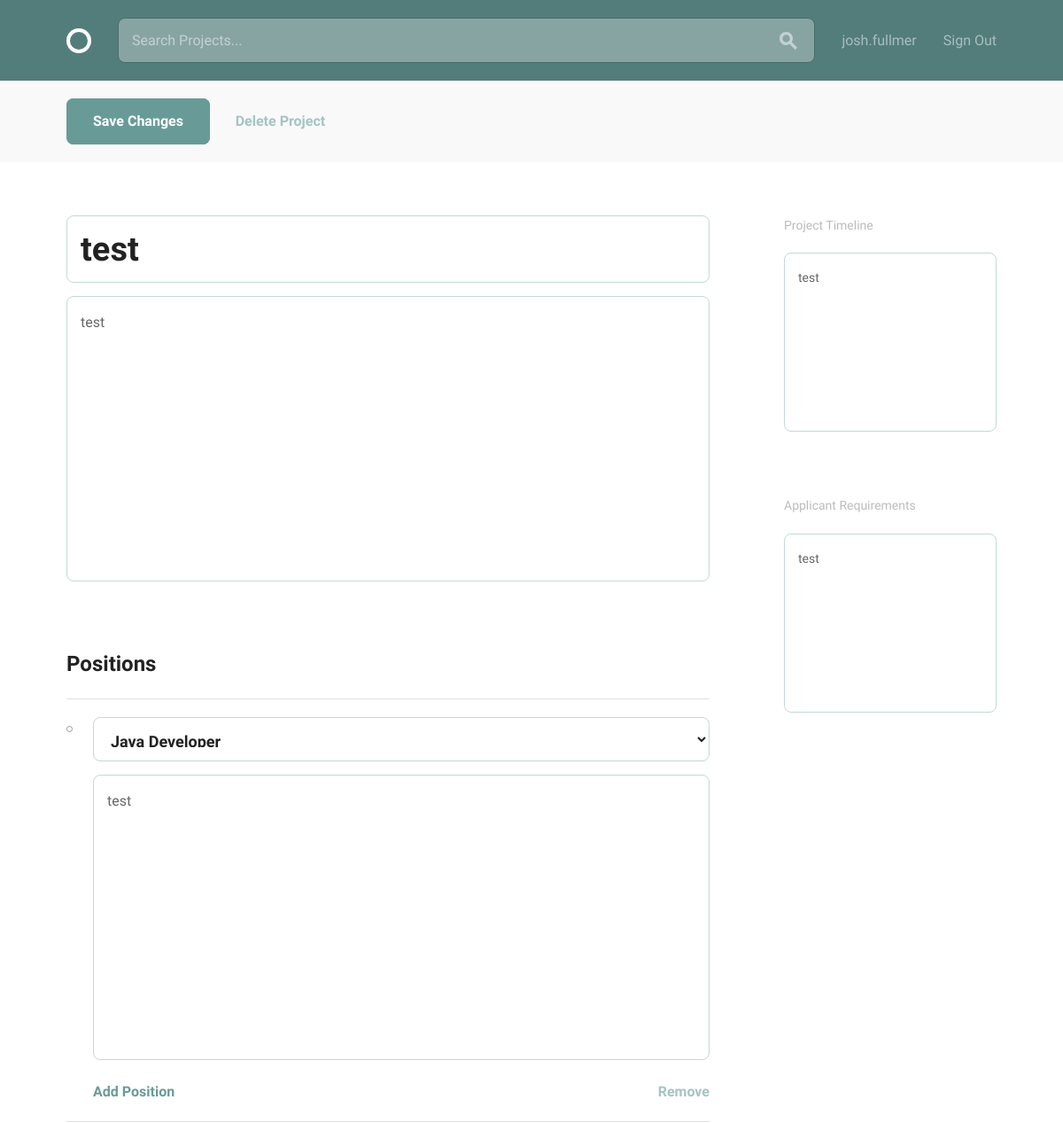
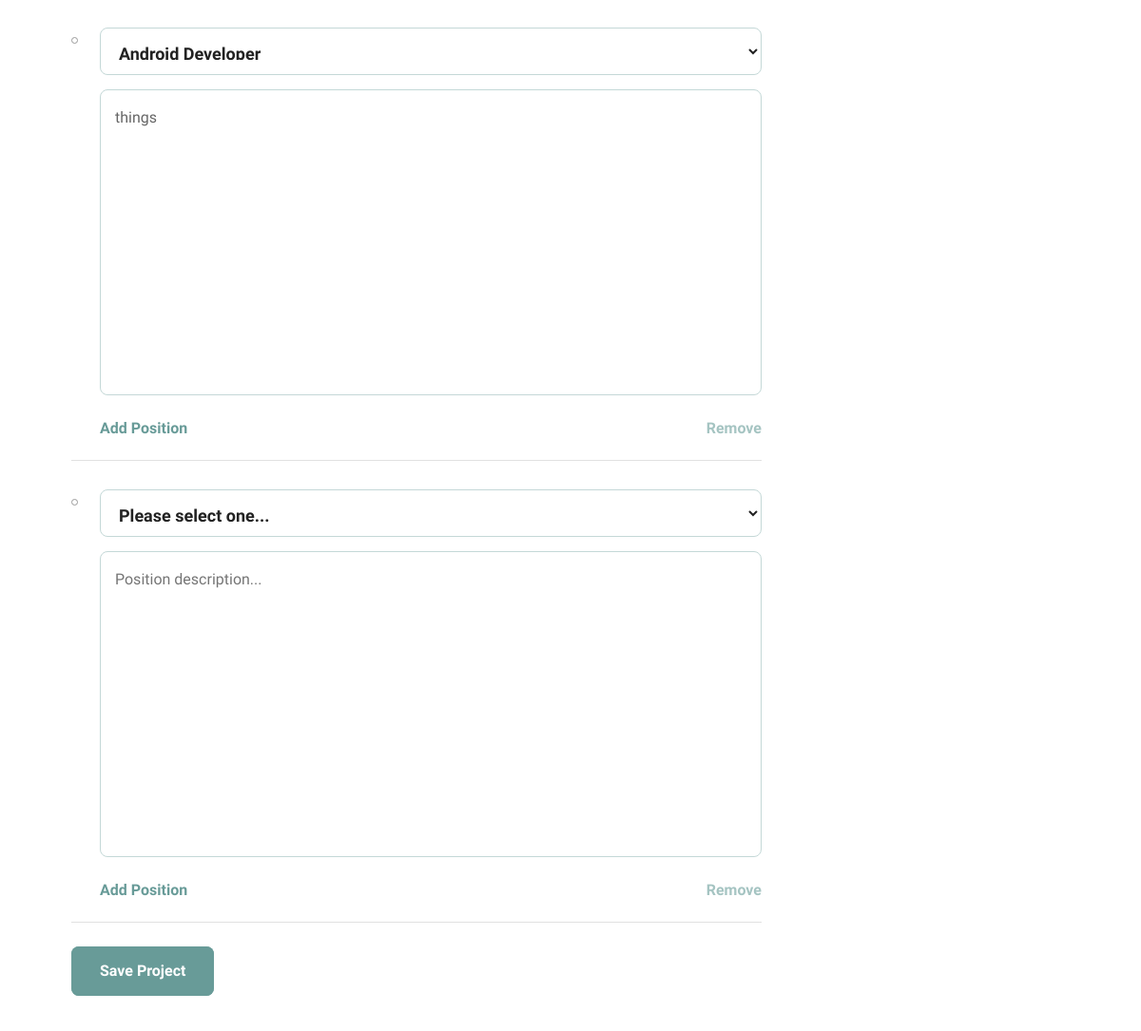
The page /project/2/edit (signed in) on the database as committed earlier (2 pictures, top to bottom).
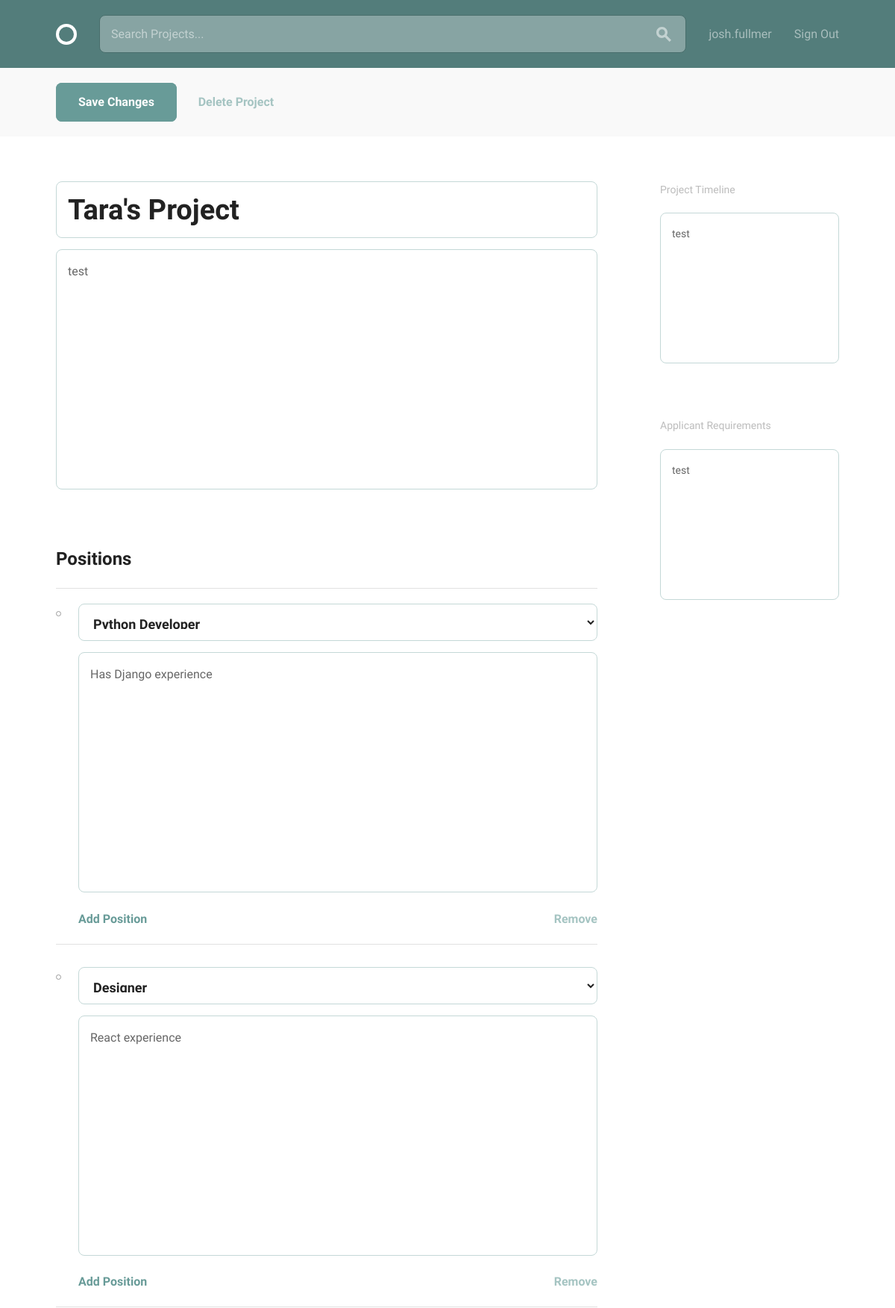
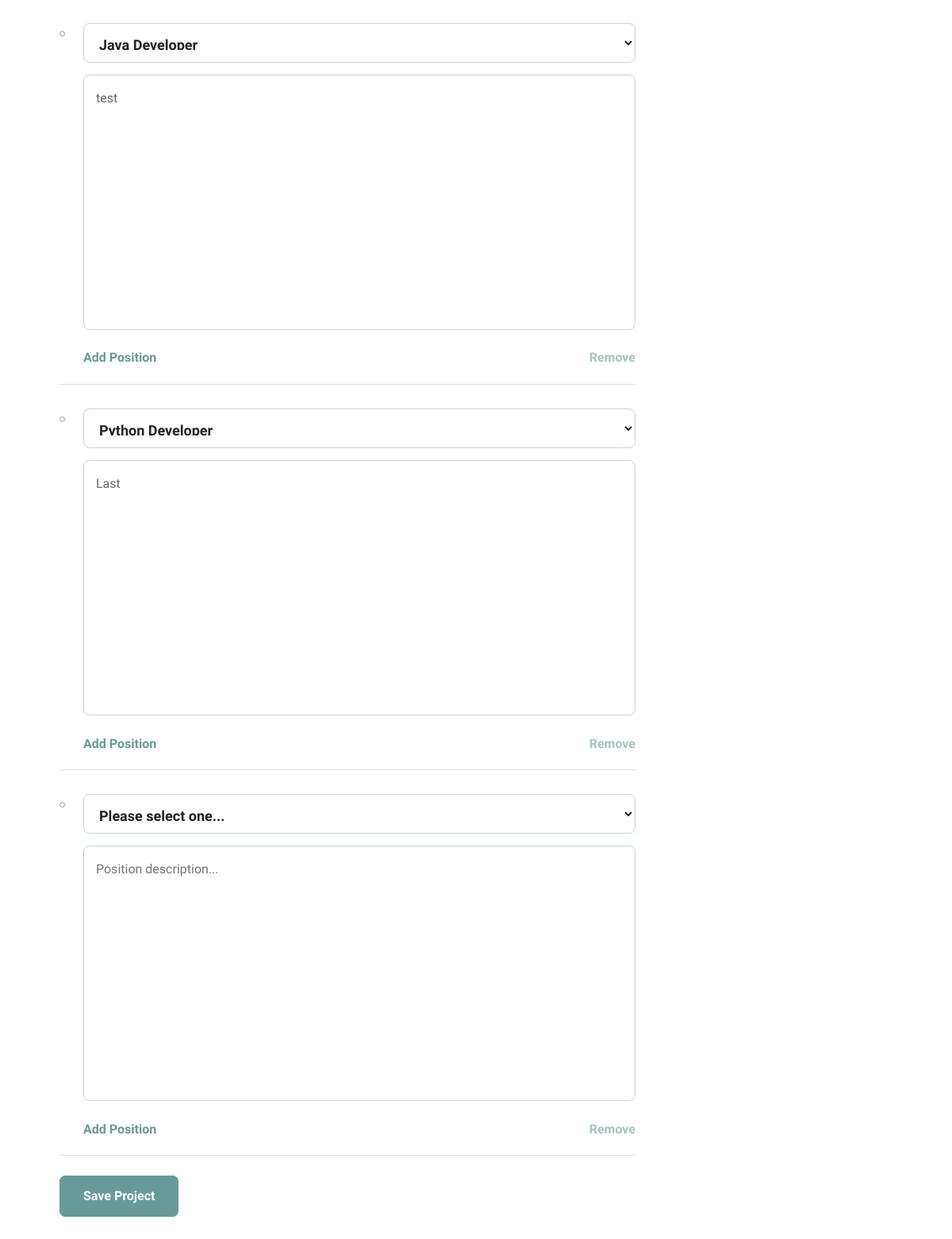
The same page on the database as committed later (2 pictures, top to bottom).
### teams/models.py (models this page shows)
class Project(models.Model):
    user = models.ForeignKey(
        User,
        related_name='projects',
        on_delete=models.CASCADE,)
    title = models.CharField(max_length=100)
    description = models.TextField()
    time_estimate = models.TextField()
    requirements = models.TextField()
    positions = models.ManyToManyField(Position, through='ProjectPosition')

### teams/views.py (the view, shortened to what this page needs)
# urls.py: path('project/<int:pk>/edit', views.project_edit, name='project_edit'),
@login_required
def project_edit(request, pk=None):
    new = True
    if pk:
        try:
            project = models.Project.objects.get(pk=pk)
            project_positions = models.ProjectPosition.objects.filter(
                project=project)
            new = False
        except ObjectDoesNotExist:
            project = None
    else:
        project = None
        project_positions = models.ProjectPosition.objects.none()
    form = forms.ProjectForm(instance=project)
    formset = forms.ProjectPositionFormSet(queryset=project_positions)
    return render(
        request,
        'teams/project_edit.html',
        {'form': form, 'formset': formset, 'new': new})

### teams/forms.py
class ProjectForm(forms.ModelForm):
    title = forms.CharField(
        label='',
        widget=TextInput(attrs={'placeholder': 'Project Title'}))
    description = forms.CharField(
        label='',
        widget=Textarea(attrs={'placeholder': 'Project description...'}))
    time_estimate = forms.CharField(
        label='',
        widget=Textarea(attrs={'placeholder': 'Time estimate'}))
    requirements = forms.CharField(
        label='',
        widget=Textarea())
    class Meta:
        model = models.Project
        fields = ['title', 'description', 'time_estimate', 'requirements']

### teams/models.py (called while the page is built)
    def __str__(self):
        return self.title

### teams/templatetags/team_extras.py (called while the page is built)
@register.filter(name='cssclass')
def cssclass(field, css):
    return field.as_widget(attrs={"class": css})

### teams/templates/teams/project_edit.html (shortened to what this page needs)
{% extends "layout.html" %}
{% load team_extras %}
{% block content %}
<form method="POST" action="{% if new %}{% url 'teams:project_new' %}{% else %}{% url 'teams:project_edit' pk=form.instance.pk %}{% endif %}">
    <div class="circle--actions--bar">
        <div class="bounds">
            <div class="grid-100">
                <input type="submit" class="button button-primary" value="Save {% if new %}Project{% else %}Changes{% endif %}" />
                {% if new %}
                <a class="button button-text" href="{% url 'teams:home' %}">Discard</a>
                {% else %}
                <a class="button button-text" href="{% url 'teams:project_delete' pk=form.instance.pk %}">Delete Project</a>
                {% endif %}
            </div>
        </div>
    </div>
    <div class="bounds circle--page circle--article">
        <div class="grid-70">
            <div class="circle--article--body">
                {{ form.title|cssclass:"circle--input--h1" }}
                {{ form.description }}
            </div>
            <div class="circle--project--positions">
                <h2>Positions</h2>
                <ul class="circle--group--list circle--clone--list">
                    {% for f in formset %}
                    <li>
                        {{ f.position|cssclass:"circle--input--h3" }}
                        {{ f.description }}
                        <a class="circle--clone--add">Add Position</a>
                        <a class="circle--clone--remove">Remove</a>
                    </li>
                    {% endfor %}
                </ul>
                <input type="submit" class="button button-primary" value="Save Project" />
            </div>
        </div>
        <div class="grid-25 grid-push-5">
            <div class="circle--secondary--module">
                <h3>Project Timeline</h3>
                {{ form.time_estimate|cssclass:"circle--textarea--input" }}
            </div>
            <div class="circle--secondary--module">
                <h3>Applicant Requirements</h3>
                {{ form.requirements|cssclass:"circle--textarea--input" }}
            </div>
        </div>
    </div>
</form>
{% endblock %}

Rows that differ between the two databases and show on the page:
changed Project "test": title "test" → "Tara's Project"
Other text that changed with them:
form field position|cssclass: "Java Developer" → "Python Developer"
form field description: "test" → "Has Django experience"
form field position|cssclass: "Android Developer" → "Designer"
form field description: "things" → "React experience"
form field position|cssclass: "Please select one..." → "Java Developer"
form field description: (not shown) → "test"
new list line: "Python Developer Last Add Position Remove"
new list line: "Please select one...  Add Position Remove"
